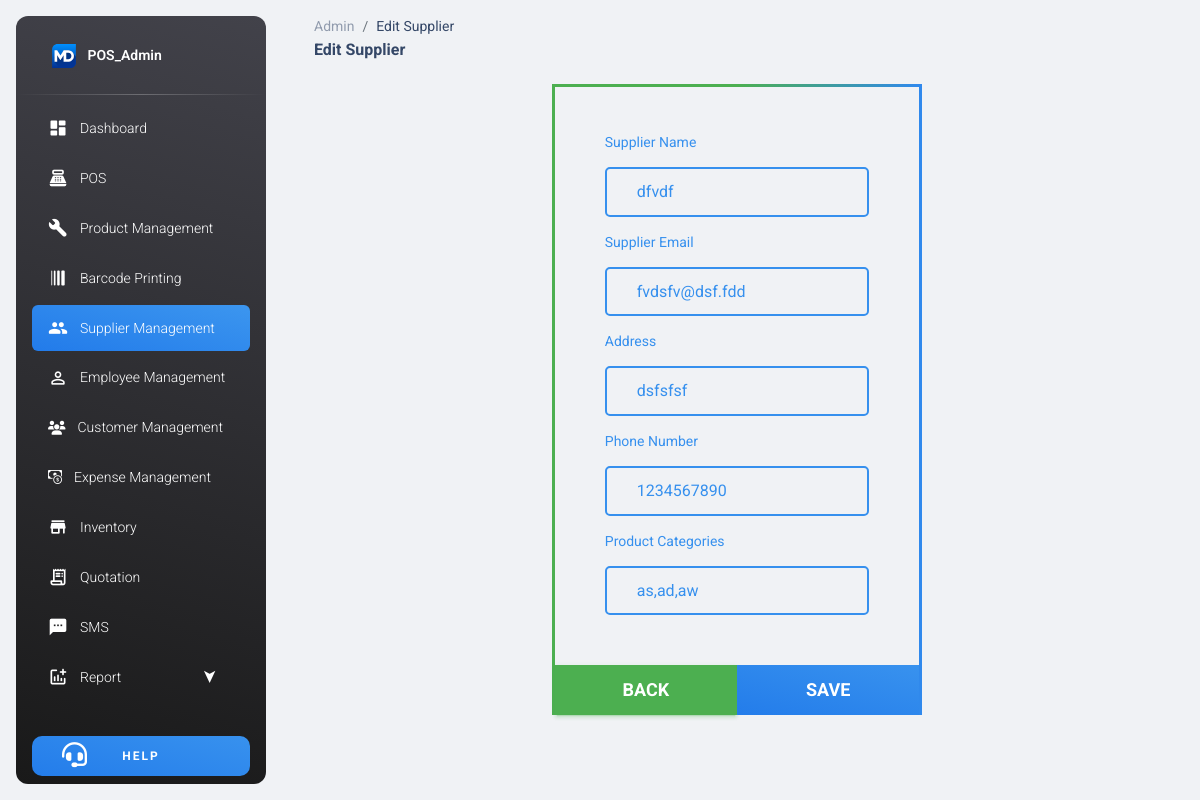
Screenshot of /Admin_panel/editSupplier.php?id=1234567890 with the database file from the repository.
### tables this page shows
CREATE TABLE `supplier` (
  `phone` int(16) NOT NULL,
  `name` varchar(255) NOT NULL,
  `email` varchar(255) NOT NULL,
  `address` varchar(255) NOT NULL,
  `products` varchar(255) NOT NULL,
  `created_at` date NOT NULL
);

### Admin_panel/editSupplier.php (the view, shortened to what this page needs)
<!DOCTYPE html>
<html lang="en">
<head>
  <link rel="stylesheet" href="https://cdn.jsdelivr.net/npm/bootstrap-icons@1.11.3/font/bootstrap-icons.min.css">
  <link rel="stylesheet" href="https://cdnjs.cloudflare.com/ajax/libs/font-awesome/6.5.1/css/fontawesome.min.css" />
  <link href="../assets/css/nucleo-icons.css" rel="stylesheet" />
  <link href="../assets/css/nucleo-svg.css" rel="stylesheet" />
  <link href="../assets/css/editSupplier.css" rel="stylesheet" />
  <link id="pagestyle" href="../assets/css/material-dashboard.css?v=3.1.0" rel="stylesheet" />
  <link rel="stylesheet" href="https://cdnjs.cloudflare.com/ajax/libs/bootstrap-tagsinput/0.8.0/bootstrap-tagsinput.css" />
</head>
<body class="g-sidenav-show  bg-gray-200">
  <aside class="sidenav navbar navbar-vertical navbar-expand-xs border-0 border-radius-xl my-3 fixed-start ms-3   bg-gradient-dark" id="sidenav-main">
    <div class="sidenav-header">
      <a class="navbar-brand m-0" href=" https://demos.creative-tim.com/material-dashboard/pages/dashboard " target="_blank">
        <img src="../assets/img/MD logo.svg" class="navbar-brand-img h-100" alt="main_logo">
        <span class="ms-1 font-weight-bold text-white">POS_Admin</span>
      </a>
    </div>
    <hr class="horizontal light mt-0 mb-2">
    <div class="collapse navbar-collapse  w-auto " id="sidenav-collapse-main">
      <ul class="navbar-nav">
        <li class="nav-item">
          <a class="nav-link text-white" href="dashboard.php">
            <div class="text-white text-center me-2 d-flex align-items-center justify-content-center">
              <i class="material-icons opacity-10">dashboard</i>
            </div>
            <span class="nav-link-text ms-1">Dashboard</span>
          </a>
        </li>
        <li class="nav-item">
          <a class="nav-link text-white" href="pos.php">
            <div class="text-white text-center me-2 d-flex align-items-center justify-content-center">
              <i class="material-icons opacity-10">point_of_sale</i>
            </div>
            <span class="nav-link-text ms-1">POS</span>
          </a>
        </li>
        <li class="nav-item">
          <a class="nav-link text-white" href="product_management.php">
            <div class="text-white text-center me-2 d-flex align-items-center justify-content-center">
              <i class="material-icons opacity-10">build</i>
            </div>
            <span class="nav-link-text ms-1">Product Management</span>
          </a>
        </li>
        <li class="nav-item">
          <a class="nav-link text-white " href="barcode_printing.php">
            <div class="text-white text-center me-2 d-flex align-items-center justify-content-center">
              <i class="material-icons opacity-10" style="transform:rotate(90deg);">line_weight</i>
            </div>
            <span class="nav-link-text ms-1">Barcode Printing</span>
          </a>
        </li>
        <li class="nav-item">
          <a class="nav-link text-white bg-gradient-primary" href="supplier_management.php">
            <div class="text-white text-center me-2 d-flex align-items-center justify-content-center">
              <i class="material-icons opacity-10">group</i>
            </div>
            <span class="nav-link-text ms-1">Supplier Management</span>
          </a>
        </li>
        <li class="nav-item">
          <a class="nav-link text-white " href="sales_staff.php">
            <div class="text-white text-center me-2 d-flex align-items-center justify-content-center">
              <i class="material-icons opacity-10">person_outline</i>
            </div>
            <span class="nav-link-text ms-1">Employee Management</span>
          </a>
        </li>
        <li class="nav-item">
          <a class="nav-link text-white " href="customer_management.php">
            <div class="text-white text-center me-2 d-flex align-items-center justify-content-center">
              <i class="fas fa-users opacity-10"></i>
            </div>
            <span class="nav-link-text ms-1">Customer Management</span>
          </a>
        </li>
        <li class="nav-item">
          <a class="nav-link text-white " href="expens_management.php">
            <div class="text-white text-center me-2 d-flex align-items-center justify-content-center">
            <i class="bi bi-cash-coin opacity-10"></i>
            </div>
            <span class="nav-link-text ms-1">Expense Management</span>
          </a>
        </li>
        <li class="nav-item">
          <a class="nav-link text-white" href="inventory.php">
            <div class="text-white text-center me-2 d-flex align-items-center justify-content-center">
              <i class="material-icons opacity-10">store</i>
            </div>
            <span class="nav-link-text ms-1">Inventory</span>
          </a>
        </li>
        <li class="nav-item">
          <a class="nav-link text-white " href="quotation.php">
            <div class="text-white text-center me-2 d-flex align-items-center justify-content-center">
              <i class="material-icons opacity-10">receipt_long</i>
            </div>
            <span class="nav-link-text ms-1">Quotation</span>
          </a>
        </li>
        <li class="nav-item">
          <a class="nav-link text-white" href="sms.php">
            <div class="text-white text-center me-2 d-flex align-items-center justify-content-center">
              <i class="material-icons opacity-10">sms</i>
            </div>
            <span class="nav-link-text ms-1">SMS</span>
          </a>
        </li>
        <li class="nav-item sub_menu">
          <div class="nav-link text-white dropdown_menu" href="sales_report.php">
            <div class="text-white text-center me-2 d-flex align-items-center justify-content-center">
              <i class="material-icons opacity-10">addchart</i>
            </div>
            <span class="nav-link-text ms-1">Report</span>
          </div>
        </li>
      </ul>
    </div>
    <div class="sidenav-footer position-absolute w-100 bottom-1">
      <div class="mx-3">
        <a class="btn bg-gradient-primary w-100 " href="support.php" type="button" style="letter-spacing:2px;border-radius:10px !important;padding:10px !important;"><i class="fas fa-headset position-absolute  text-white" style="font-size:25px;width: 100%; left:-30%; top: 7px;"></i><span class="text-white">Help</span></a>
      </div>
    </div>
  </aside>
  <main class="main-content position-relative max-height-vh-100 h-100 border-radius-lg ">
    <nav class="navbar navbar-main navbar-expand-lg px-0 mx-4 shadow-none border-radius-xl" id="navbarBlur" data-scroll="true">
      <div class="container-fluid py-1 px-3">
        <nav aria-label="breadcrumb">
          <ol class="breadcrumb bg-transparent mb-0 pb-0 pt-1 px-0 me-sm-6 me-5">
            <li class="breadcrumb-item text-sm"><a class="opacity-5 text-dark" href="javascript:;">Admin</a></li>
            <li class="breadcrumb-item text-sm text-dark active" aria-current="page">Edit Supplier</li>
          </ol>
          <h6 class="font-weight-bolder mb-0">Edit Supplier</h6>
        </nav>
      </div>
    </nav>
    <?php
      require_once('../conn.php');
      $id = $_GET['id'];
      $sql = "select * from supplier where phone='$id'";
      $qry = mysqli_query($conn, $sql);
      if(mysqli_num_rows($qry) == 1){
        $row = mysqli_fetch_assoc($qry);
      }
    ?>
    <form action="SQL/editSupplier.php?id=<?php echo $_GET['id']; ?>" method="post">
        <label for="supplier_name"><span>Supplier Name</span>
            <input type="text" name="supplier_name" id="supplier_name" value="<?php echo $row['name']; ?>" >
        </label>
        <label for="supplier_email"><span>Supplier Email</span>
            <input type="email" name="supplier_email" id="supplier_email" value="<?php echo $row['email']; ?>">
        </label>
        <label for="supplier_address"><span>Address</span>
            <input type="text" name="supplier_address" id="supplier_address" value="<?php echo $row['address']; ?>">
        </label>
        <label for="supplier_phone"><span>Phone Number</span>
            <input type="tel" name="supplier_phone" id="supplier_phone" value="<?php echo $row['phone']; ?>"/>
        </label>
        <label for="supplier_product"><span>Product Categories</span>
            <input type="text" name="supplier_product" id="supplier_product" value="<?php echo $row['products']; ?>" data-role="tagsinput" placeholder="Enter product categories">
        </label>
      <div class="button">
        <a href="supplier_management.php"><button class="btn btn-success" type="button">Back</button></a>
        <button class="btn bg-gradient-primary" type="submit" name="submit">Save</button>
      </div>
    </form>

### assets/css/editSupplier.css (style rules this page uses)
form { width: 40%; height: fit-content; margin: auto; padding: 30px 50px; padding-bottom: 100px; position: relative; border: 3px solid; border-image: linear-gradient(to right, #4CAF50 50%, #3089ED 100%) 1 stretch repeat; margin-top: 1%; border-bottom: none; }
form label { width: 100%; margin: 0px 0px; }
form label span { line-height: 50px; color: #3690EE; }
form label input, select { width: 100%; padding: 10px 30px; background: transparent; border:2px solid #3690EE; outline: none; border-radius: 5px; -webkit-border-radius: 5px; -moz-border-radius: 5px; -ms-border-radius: 5px; -o-border-radius: 5px; color: #3690EE; font-size: 16px; }
.button { position: absolute; bottom: 0; left: 0; width: 100%; display: flex; justify-content: space-between; }
.button a { width: 50%; }
.button a .btn { width: 100%; }
.button .btn { width: 50%; padding: 10px !important; border-radius: 0px !important; -webkit-border-radius: 0px !important; -moz-border-radius: 0px !important; -ms-border-radius: 0px !important; -o-border-radius: 0px !important; font-size: 18px; }

### rows the page displays
supplier: supplier_name "dfvdf", supplier_email "fvdsfv@dsf.fdd", supplier_address "dsfsfsf", supplier_phone "1234567890", supplier_product "as,ad,aw"
